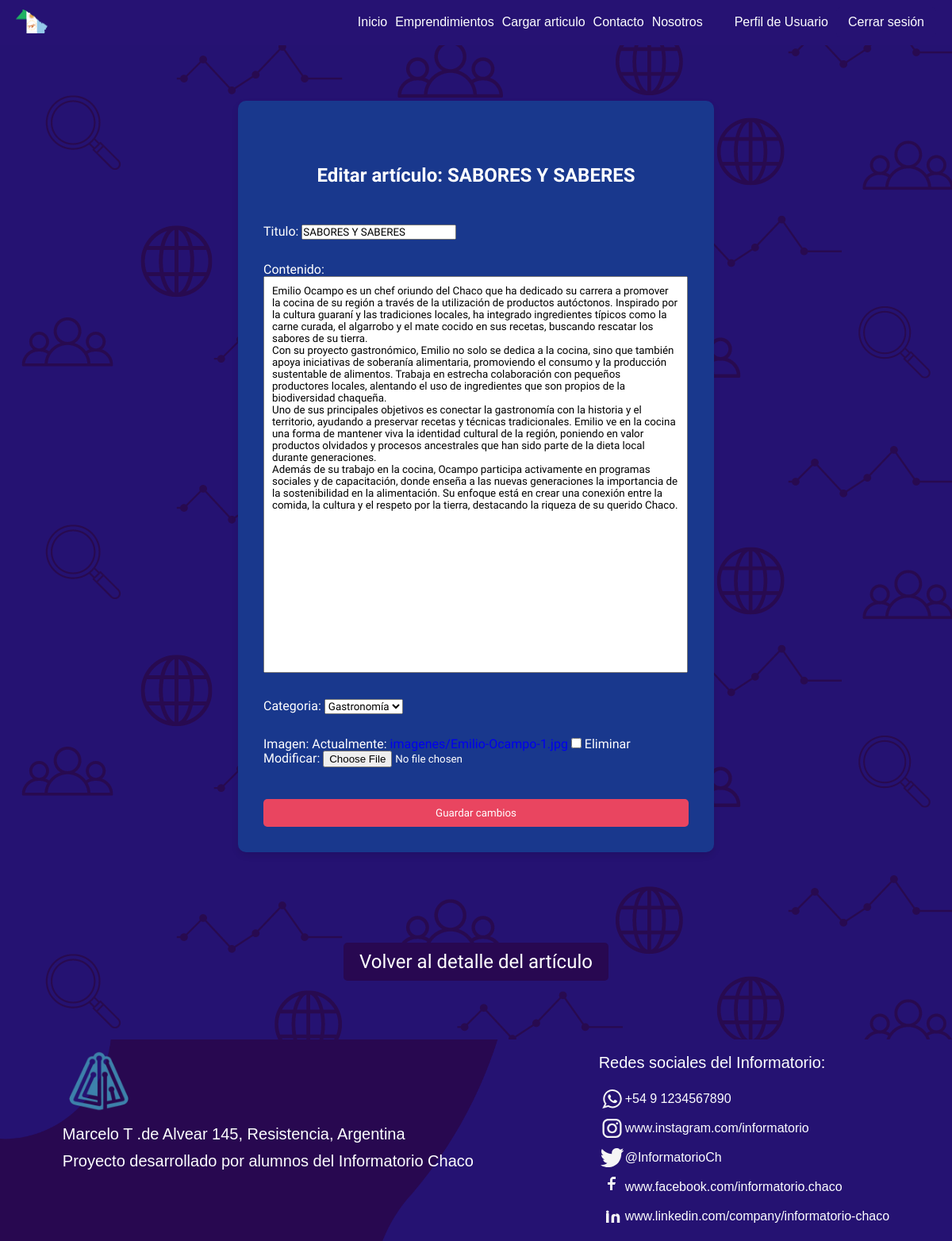
Page /emprendimientos/editar/3/ (signed in) on the committed database.
### apps/emprendimientos/models.py (models this page shows, shortened)
class Articulo(models.Model):
    titulo = models.CharField(max_length=200)
    contenido = models.TextField()
    autor = models.ForeignKey(User, on_delete=models.CASCADE)
    categoria = models.ForeignKey(Categoria, on_delete=models.SET_NULL, null=True)
    fecha_publicacion = models.DateTimeField(auto_now_add=True)
    imagen = models.ImageField(upload_to='imagenes/', blank=True, null=True)
    destacado = models.BooleanField(default=False)
    visitas = models.PositiveIntegerField(default=0)

### apps/emprendimientos/views.py (the view)
# urls.py: path('editar/<int:pk>/', ArticuloUpdateView.as_view(), name='editar_articulo'),
class ArticuloUpdateView(LoginRequiredMixin, UserPassesTestMixin, UpdateView):
    model = Articulo
    form_class = ArticuloForm
    template_name = 'emprendimientos/editar_articulo.html'
    success_url = reverse_lazy('emprendimientos:lista_articulos')
    def test_func(self):
        articulo = self.get_object()
        return (self.request.user == articulo.autor or
            self.request.user.is_superuser or
            self.request.user.is_staff)

### apps/emprendimientos/forms.py
class ArticuloForm(forms.ModelForm):
    class Meta:
        model = Articulo
        fields = ['titulo',  'contenido', 'categoria', 'imagen']
        widgets = {
            'contenido': forms.Textarea(attrs={
                'class': 'textarea_custom1',
                'rows': 10,
                'cols': 80,
            }),
        }

### apps/emprendimientos/models.py (called while the page is built)
    def __str__(self):
        return self.nombre

### templates/emprendimientos/editar_articulo.html (shortened to what this page needs)
{% extends "base.html" %}
{% block contenido %}
<section class="carga_articulo">
    <div class="articulo_encuadre">
        <h1 class="titulo_articulo">Editar artículo: {{ articulo.titulo }}</h1>
            <form method="POST" enctype="multipart/form-data">
                {{ form.as_p }}
            <button type="submit">Guardar cambios</button>
        </form>
    </div>
</section>
    <div class="titulo_articulo">
        <div class="boton__articulo">
            <a class="botoncito_color_art" href="{% url 'emprendimientos:detalle_articulo' articulo.pk %}">Volver al detalle del artículo</a>
        </div>
    </div>
{% endblock contenido %}

### static/css/style.css (style rules this page uses)
* { box-sizing: border-box; font-family: 'Work Sans'; margin: 0; padding: 0; }
html { scroll-behavior: smooth; }
:root { --color-purpura: rgb(40, 8, 81); --color-azulpupura: rgb(38, 18, 115); --color-azul-yankees: #092d51; --color-blanco: rgb(253, 254, 255); --color-negro: rgb(0, 0, 0); }
a { text-decoration: none; }

### static/css/crear_articulo.css (style rules this page uses)
body { font-family: Arial, sans-serif; background-image: url('../img/fondoprueba.png'); color: var(--color-blanco); margin: 0; padding: 0; min-height: 100vh; box-sizing: border-box; }
html, body { height: 100%; }

### static/css/nosotros.css (style rules this page uses)
body { font-family: Arial, sans-serif; }
h1 { color: var(--color-blanco); text-align: center; margin-top: 80px; font-weight: bold; font-size: 160%; }
.nosotros-intro, .nosotros-description, p { text-align: justify; margin-bottom: 20px; color: #ffffff; }

### static/css/detalle_articulo.css (style rules this page uses)
button { background-color: #e94560; color: white; padding: 10px 15px; border: none; border-radius: 5px; cursor: pointer; margin-top: 10px; }

### static/css/contacto.css (style rules this page uses)
* { box-sizing: border-box; margin: 0; padding: 0; }

### static/css/editar_articulo.css (style rules this page uses)
.carga_articulo { display: flex; justify-content: center; align-items: center; height: 100vh; margin-top: 200px; margin-bottom: 200px; }
.articulo_encuadre { background-color: #19388d; padding: 2rem; border-radius: 10px; box-shadow: 0 4px 8px rgba(0, 0, 0, 0.1); max-width: 600px; width: 100%; text-align: center; }
.articulo_encuadre form { display: flex; flex-direction: column; gap: 10px; }
.textarea_custom1 { resize: none; overflow: auto; padding: 10px; height: 500px; width: 535px; }
.titulo_articulo { margin: 50px 20px; font-size: 24px; color: var(--color-blanco); }
.boton__articulo { text-align: center; margin-top: 1.5rem; }
.botoncito_color_art { background-color: var(--color-purpura); color: white; padding: 10px 20px; text-decoration: none; border-radius: 5px; transition: background-color 0.3s ease; }

### rows in the picture
Articulo: titulo "SABORES Y SABERES", contenido "Emilio Ocampo es un chef oriundo del Chaco que ha dedicado su carrera a promover la cocina de su región a través de la utilización de productos autóctonos. Inspirado por la cultura guaraní y las tradiciones locales, ha integrado ingredientes típicos como la carne curada, el algarrobo y el mate cocido en sus recetas, buscando rescatar los sabores de su tierra. Con su proyecto gastronómico, Emilio no solo se dedica a la cocina, sino que también apoya iniciativas de soberanía alimentaria, promoviendo el consumo y la producción sustentable de alimentos. Trabaja en estrecha colaboración con pequeños productores locales, alentando el uso de ingredientes que son propios de la biodiversidad…", categoria "Gastronomía"
